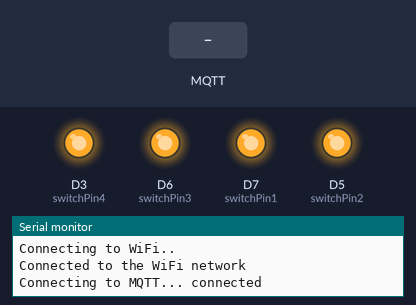
A sketch run on a simulated ESP8266 (NodeMCU). Shown: output pins drawn as LEDs (lit = HIGH), the last lines printed to the serial monitor. Inputs (shaded band) come from the test bench. WiFi joins after 1.5 s; servers stay silent unless stated; no MQTT or app messages arrive unless stated.

Above: at 3.7 s.
3.8 s: MQTT message "1" arrives on the first subscribed topic
At 4.8 s:
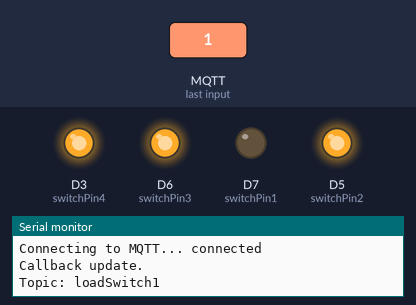
5.3 s: MQTT message "1" arrives on the second subscribed topic
At 6.1 s:
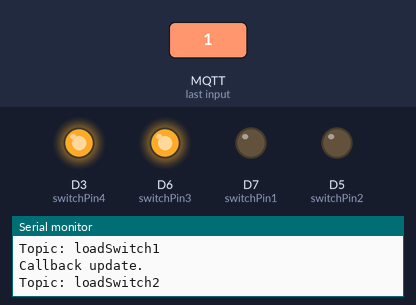
6.8 s: MQTT message "1" arrives on the third subscribed topic
At 7.3 s:
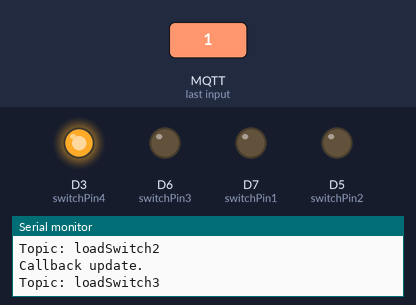
8.3 s: MQTT message "0" arrives on the first subscribed topic
At 9.5 s:
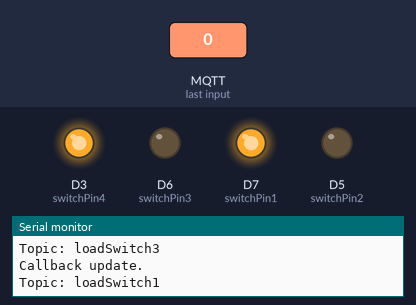
9.8 s: MQTT message "0" arrives on the second subscribed topic
At 11.1 s:
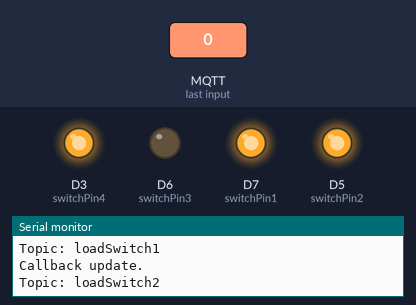
Timing chart, 0 to 12.8 s (numbered marks = the images above; inputs shaded):
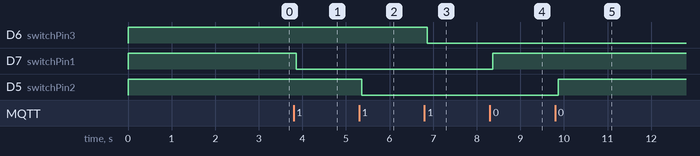

The sketch:

NodeMcu.ino
```cpp
#include <ESP8266WiFi.h>
#include <PubSubClient.h>
void callback(char* topic, byte* payload, unsigned int length);
const char* ssid = "Honor 6X";
const char* password = "12348765";
//const char* mqtt_server = "192.168.0.160";
const char* mqtt_server = "192.168.43.28";
const int mqtt_port = 1883;
const char* topic1 = "Data";
const char* topic2 = "Control";
char const* switchTopic1 = "loadSwitch1";
char const* switchTopic2 = "loadSwitch2";
char const* switchTopic3 = "loadSwitch3";
char const* switchTopic4 = "loadSwitch4";
const int switchPin1 = D7;
const int switchPin2 = D5;
const int switchPin3 = D6;
const int switchPin4 = D3;

WiFiClient espClient;
PubSubClient client(espClient);

void setup() {

   digitalWrite(switchPin1, HIGH);
    digitalWrite(switchPin2, HIGH);
    digitalWrite(switchPin3, HIGH);
     digitalWrite(switchPin4, HIGH);
   pinMode(switchPin1, OUTPUT); // Relay Switch 1
  pinMode(switchPin2, OUTPUT); // Relay Switch 2
  pinMode(switchPin3, OUTPUT); // Relay Switch 3
  pinMode(switchPin4, OUTPUT); // Relay Switch 4

  Serial.begin(115200); // Match baud rate with Arduino Uno
  delay(1000);

  WiFi.begin(ssid, password);
  while (WiFi.status() != WL_CONNECTED) {
    delay(500);
    Serial.println("Connecting to WiFi..");
  }
  Serial.println("Connected to the WiFi network");
  client.setServer(mqtt_server, mqtt_port);
  client.setCallback(callback);
}
void callback(char* topic, byte* payload, unsigned int length) {
  String topicStr = topic;
  Serial.println("Callback update.");
  Serial.print("Topic: ");
  Serial.println(topicStr);
   if (topicStr == "loadSwitch1")
    {
     if(payload[0] == '1'){
       digitalWrite(switchPin1, LOW);
       }
     else if (payload[0] == '0'){
       digitalWrite(switchPin1, HIGH);

       }
     }

     else if (topicStr == "loadSwitch2")
     {
     if(payload[0] == '1'){
       digitalWrite(switchPin2, LOW);
       }
     else if (payload[0] == '0'){
       digitalWrite(switchPin2, HIGH);
       }
     }
      else if (topicStr == "loadSwitch3")
     {
     if(payload[0] == '1'){
       digitalWrite(switchPin3, LOW);
       }
     else if (payload[0] == '0'){
       digitalWrite(switchPin3, HIGH);
       }
     }
      else if (topicStr == "loadSwitch4")
     {
     if(payload[0] == '1'){
       digitalWrite(switchPin4, LOW);
       }
     else if (payload[0] == '0'){
       digitalWrite(switchPin4, HIGH);
       }
     }
}
void reconnect() {
  while (!client.connected()) {
    Serial.print("Connecting to MQTT... ");
    if (client.connect("ESP8266Client")) {
      Serial.println("connected");
       client.subscribe(switchTopic1);
       client.subscribe(switchTopic2);
       client.subscribe(switchTopic3);
       client.subscribe(switchTopic4);

    } else {

      Serial.print("failed, rc=");
      Serial.print(client.state());
      Serial.println(" try again in 5 seconds");
       digitalWrite(switchPin1, HIGH);
      digitalWrite(switchPin2, HIGH);
      digitalWrite(switchPin3, HIGH);
      digitalWrite(switchPin4, HIGH);
      delay(3000);
    }
  }
}

void loop() {
  if (!client.connected()) {
    reconnect();
  }
  client.loop();
   if (Serial.available() > 0) {
          String data = Serial.readStringUntil(';');
          client.publish(topic1, data.c_str());
          Serial.println(data);
        }


  delay(100);
}
```

Measured:
- after the input at 3.8 s, D7 (switchPin1): HIGH → LOW after 0.06 s
- after the input at 5.3 s, D5 (switchPin2): HIGH → LOW after 0.06 s
- after the input at 6.8 s, D6 (switchPin3): HIGH → LOW after 0.07 s
- after the input at 8.3 s, D7 (switchPin1): LOW → HIGH after 0.07 s
- after the input at 9.8 s, D5 (switchPin2): LOW → HIGH after 0.07 s
